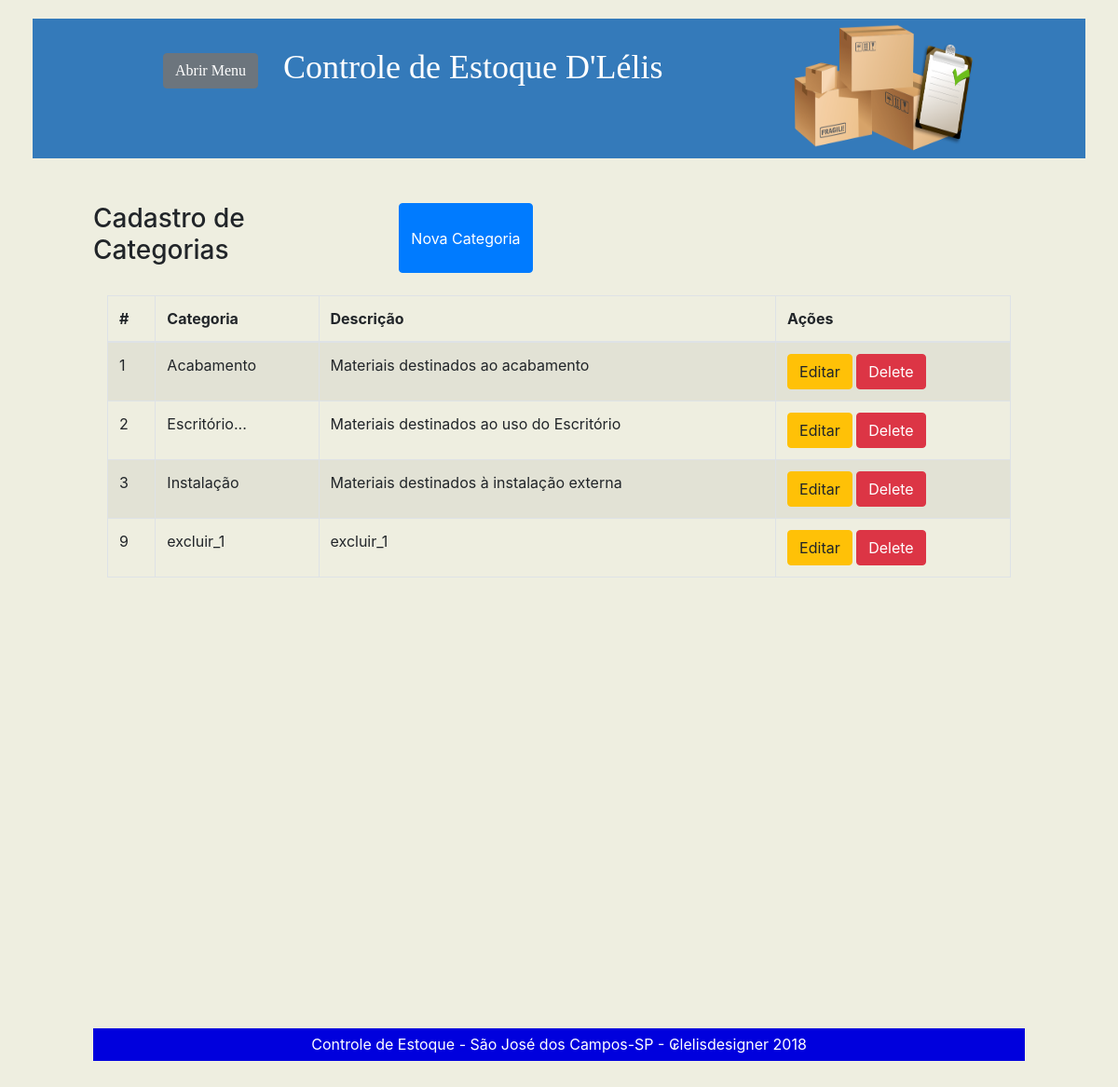
Page /categorias.php on the committed database.
### tables this page shows
CREATE TABLE `categoria` (
  `id` int(5) NOT NULL,
  `nome` varchar(50) NOT NULL,
  `descricao` varchar(150) NOT NULL
);

### categorias.php (the view, shortened to what this page needs)
<?php
	include ("conexao.php");
	$consulta = $con->query("SELECT * FROM categoria");
?>
<!DOCTYPE html>
<html lang="en">
<head>
    <link href="vendor/bootstrap/css/bootstrap.min.css" rel="stylesheet">
    <link href="css/simple-sidebar.css" rel="stylesheet">
</head>
<body>
<div id="wrapper">
	<div id="page-content-wrapper">
		<div class="container-fluid">
			<div class="topo2">
				<div class="banner">
					<div class="bannerinterior">
						<div class="banneresquerda">
							<div class="frase1">
							<input type="button" onclick="mudarNome()" value="Abrir Menu" href="#menu-toggle" class="btn btn-secondary" id="menu-toggle">
							&nbsp Controle de Estoque D'Lélis
							</div>
						</div>
						<div class="bannerdireita">
							<img src="images/caixas.png" width= "200px" height= "145px"/>
						</div>
					</div>
				</div>
				<div class="conteudo">
					<div class="conteudointerno">
					<br><br>
					<div id="top" class="row">
					<h3 class="col-md-4 control-label" for="termo">Cadastro de Categorias</h3>
					<button type="button" data-toggle="modal" data-target="#myModalcad" class="btn btn-primary"><span class="glyphicon glyphicon-plus"></span>Nova Categoria</button>
					</div>
					<br>
						<div class="table-responsive col-md-12">
							<table class="table table-striped table-bordered table-hover">
							  <thead>
								<tr>
								  <th scope="col">#</th>
								  <th scope="col">Categoria</th>
								  <th scope="col">Descrição</th>
								  <th scope="col">Ações</th>
								</tr>
							  </thead>
							  <tbody>
							  <?php
							  foreach($consulta AS $linha){ ?>
								<tr>
									<td><?php echo $linha['id'];?></td>
									<td><?php echo $linha['nome'];?></td>
									<td><?php echo $linha['descricao'];?></td>
									<td>
										<a href="javascript:edt_id('<?php echo $linha['id']; ?>')" class="btn btn-warning"><span class="glyphicon glyphicon-edit"></span> Editar</a>
										<button onClick="confirma_excluir(<?php echo $linha['id']; ?>)"  class="btn btn-danger"><span class="glyphicon glyphicon-trash"></span> Delete</button>
									</td>
								</tr>
							  <?php }  ?>
							  </tbody>
							</table><br>
						</div>
						<br>
							<div class="rodape">
									<p>Controle de Estoque - São José dos Campos-SP  -  ₢lelisdesigner 2018</p>
							</div>
					</div><br>
				</div><br>
			</div>
		</div>
	</div>
</div>
</body>
</html>

### css/simple-sidebar.css (style rules this page uses)
body { overflow-x: hidden; background-color: #EEEEE0; }
.topo2 { width: 100%; height: 100px; background-color: #fff; border-radius: 2px; }
input { border: 2px solid #ccc; border-radius: 5px; }
.banner { height: 150px; background-color: #347aba; }
.bannerinterior { width: 900px; margin: auto; }
.banneresquerda { float: left; }
.bannerdireita { float: right; }
.frase1 { font-size: 36px; font-family: arial bold; color: #ffffff; margin: 25px; }
.conteudointerno { width: 1000px; margin: auto; height: auto; }
#wrapper { padding-left: 0; -webkit-transition: all 0.5s ease; -moz-transition: all 0.5s ease; -o-transition: all 0.5s ease; transition: all 0.5s ease; }
#page-content-wrapper { width: 100%; position: absolute; padding: 15px; }
@media (min-width:768px) { #wrapper { padding-left: 0; } }
@media (min-width:768px) { #page-content-wrapper { padding: 20px; position: relative; } }
@media (min-width:768px) { .rodape { width: 100%; height: 35px; background-color: #0000DD; color: #FFF; bottom: 0px; margin-top: 420px; text-align: center; line-height: 35px; } }

### rows in the picture
categoria: id "1", nome "Acabamento", descricao "Materiais destinados ao acabamento"
categoria: id "2", nome "Escritório...", descricao "Materiais destinados ao uso do Escritório"
categoria: id "3", nome "Instalação", descricao "Materiais destinados à instalação externa"
categoria: id "9", nome "excluir_1", descricao "excluir_1"
